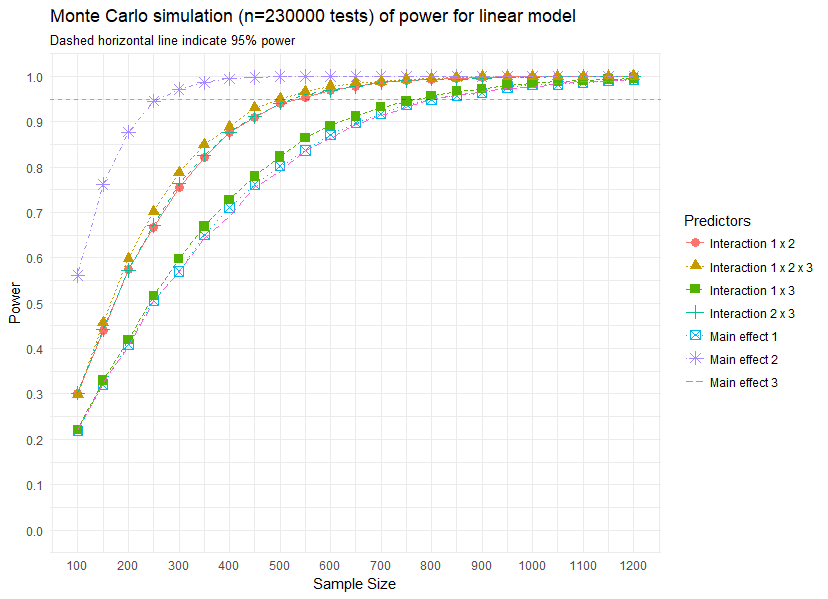

Source code (R):
library(paramtest)
library(tidyverse)
set.seed(1234)

# Create a function with a linear model with:
# - 3 independent variables
# - 4 interactions ("full factorial")
lm_interaction <- function(n, b0=0, b1, b2, b3, b4, b5, b6, b7,
                           x1.m=0, x1.sd=1.5,
                           x2.m=0, x2.sd=1.5,
                           x3.m=0, x3.sd=1.5, alpha=0.05) {
  # Populate data.
  x1 <- rnorm(n, x1.m, x1.sd)
  x2 <- rnorm(n, x2.m, x2.sd)
  x3 <- rnorm(n, x3.m, x3.sd)
  
  # Residual variance.
  yvar <- sqrt(1 - b1^2 - b2^2 - b3^2 - b4^2)
  y <- rnorm(n, b0 + b1*x1 + b2*x2 + b3*x3 + b4*x1*x2 + b5*x2*x3 + b6*x1*x3 + b7*x1*x2*x3, yvar)
  
  # Linear model.
  model <- lm(y ~ x1 + x2 + x3 + x1*x2 + x2*x3 + x1*x3 + x1*x2*x3)
  
  # Get main effects.
  x1.b <- coef(summary(model))['x1', 'Estimate']
  x1.p <- coef(summary(model))['x1', 'Pr(>|t|)']
  x2.b <- coef(summary(model))['x2', 'Estimate']
  x2.p <- coef(summary(model))['x2', 'Pr(>|t|)']
  x3.b <- coef(summary(model))['x3', 'Estimate']
  x3.p <- coef(summary(model))['x3', 'Pr(>|t|)']
  
  # Get interactions.
  x1x2.b <- coef(summary(model))['x1:x2', 'Estimate']
  x1x2.p <- coef(summary(model))['x1:x2', 'Pr(>|t|)']
  x2x3.b <- coef(summary(model))['x2:x3', 'Estimate']
  x2x3.p <- coef(summary(model))['x2:x3', 'Pr(>|t|)']
  x1x3.b <- coef(summary(model))['x1:x3', 'Estimate']
  x1x3.p <- coef(summary(model))['x1:x3', 'Pr(>|t|)']
  x1x2x3.b <- coef(summary(model))['x1:x2:x3', 'Estimate']
  x1x2x3.p <- coef(summary(model))['x1:x2:x3', 'Pr(>|t|)']
  
  return(c(x1.b    = x1.b,
           x1.p    = x1.p,
           x1.sig  = x1.p < alpha,
           x2.b    = x2.b,
           x2.p    = x2.p,
           x2.sig  = x2.p < alpha, 
           x3.b    = x3.b,
           x3.p    = x3.p,
           x3.sig  = x3.p < alpha, 
           x1x2.b   = x1x2.b, 
           x1x2.p   = x1x2.p, 
           x1x2.sig = x1x2.p < alpha,
           x2x3.b   = x2x3.b, 
           x2x3.p   = x2x3.p, 
           x2x3.sig = x2x3.p < alpha,
           x1x3.b   = x1x3.b, 
           x1x3.p   = x1x3.p, 
           x1x3.sig = x1x3.p < alpha,
           x1x2x3.b   = x1x2x3.b, 
           x1x2x3.p   = x1x2x3.p, 
           x1x2x3.sig = x1x2x3.p < alpha))
}

# Grid search simulation using 8 CPU cores, with increasing sample size.
power_lm_int <- grid_search(lm_interaction, params=list(n=seq(100, 1200, by=50)),
                            b1=.10, b2=.15, b3=.10,          # Main effects.
                            b4=.07, b5=.07, b6=.07, b7=.05,  # Interactions.
                            n.iter=10000, output='data.frame', parallel='snow', ncpus=8)

# Summarize power results.
power <- results(power_lm_int) %>%
  group_by(n.test) %>%
  summarise("Main effect 1" = mean(x1.sig),            # b1
            "Main effect 2" = mean(x2.sig),            # b2
            "Main effect 3" = mean(x3.sig),            # b3    
            "Interaction 1 x 2" = mean(x1x2.sig),      # b4
            "Interaction 2 x 3" = mean(x2x3.sig),      # b5
            "Interaction 1 x 3" = mean(x1x3.sig),      # b6
            "Interaction 1 x 2 x 3" = mean(x1x2x3.sig) # b7
            )

# Print results.
power

# Plot power graph.  
power %>%
  gather("term", "power", "Main effect 1", "Main effect 2", "Main effect 3", "Interaction 1 x 2",
         "Interaction 2 x 3", "Interaction 1 x 3", "Interaction 1 x 2 x 3") %>%
    ggplot(aes(x=n.test, y=power, group=factor(term), color=factor(term), linetype=factor(term), shape=factor(term))) +
      geom_point(size=3) +
      geom_line() +
      scale_x_continuous(breaks=c(seq(0, 10000, by=100))) +
      geom_hline(yintercept=0.95, alpha=0.3, linetype=2) +
      scale_y_continuous(breaks=c(seq(0, 1, by=0.1)), limits=c(0, 1)) +
      labs(title = paste0("Monte Carlo simulation (n=", NROW(power_lm_int$tests$iter)," tests) of power for linear model"),
           subtitle = "Dashed horizontal line indicate 95% power", 
           x = "Sample Size",
           y = "Power",
           color = "Predictors",
           linetype = "Predictors",
           shape = "Predictors") +
      theme_minimal()
